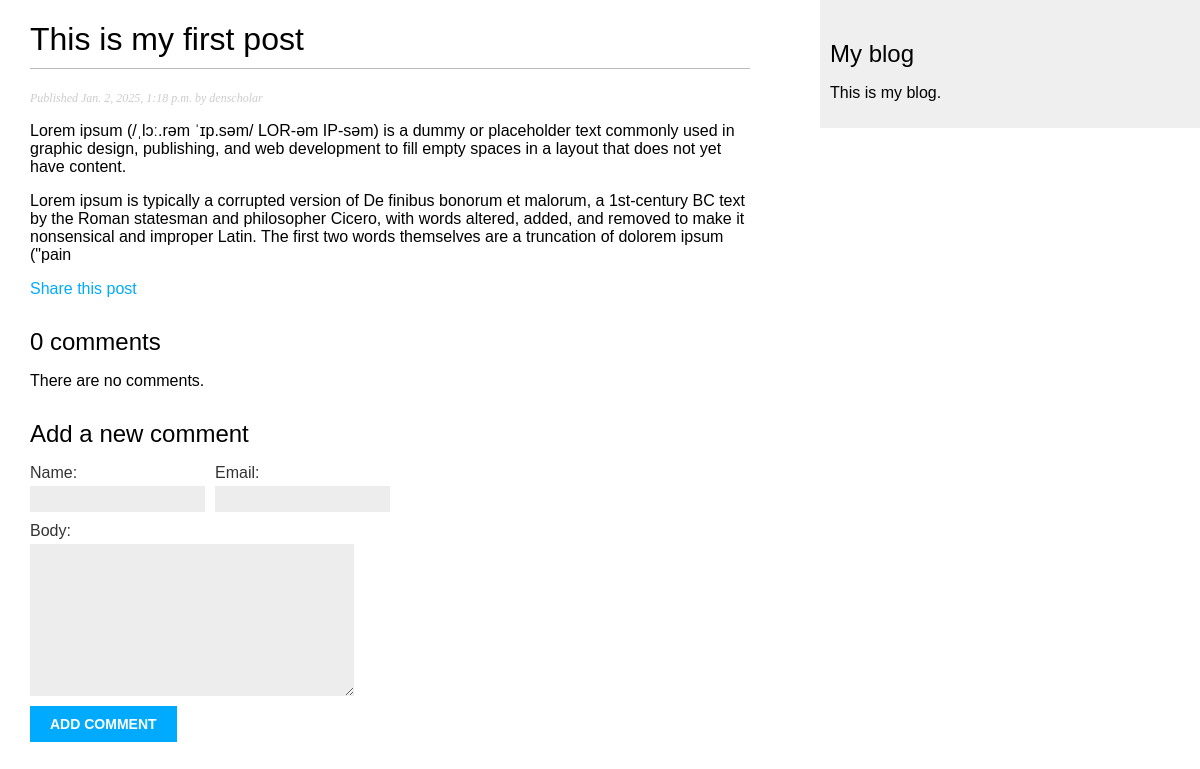
Screenshot of /2025/1/2/this-is-my-first-post/ with the database file from the repository.
### blog/models.py (models this page shows, shortened)
class Post(models.Model):
    class Status(models.TextChoices):
        DRAFT = "DF", "Draft"
        PUBLISHED = "PB", "Published"
    title = models.CharField(max_length=250)
    slug = models.SlugField(max_length=250, unique_for_date="publish")
    author = models.ForeignKey(
        settings.AUTH_USER_MODEL, on_delete=models.CASCADE, related_name="blog_posts"
    )
    body = models.TextField()
    publish = models.DateTimeField(default=timezone.now)
    created = models.DateTimeField(auto_now_add=True)
    updated = models.DateTimeField(auto_now=True)
    status = models.CharField(max_length=2, choices=Status, default=Status.DRAFT)
    objects = models.Manager()  # The default manager
    published = PublishedManager()  # Our custom manager.
    tags = TaggableManager()
    class Meta:
        ordering = ["-publish"]

### blog/views.py (the view)
def post_detail(request, year, month, day, post):
    post = get_object_or_404(
        Post,
        status=Post.Status.PUBLISHED,
        slug=post,
        publish__year=year,
        publish__month=month,
        publish__day=day,
    )
    comments = post.comments.filter(active=True)
    form = CommentForm()  # Form for users to comment
    context = {
        "post": post,
        "form": form,
        "comments": comments,
    }
    return render(request, "blog/detail.html", context)

### blog/forms.py
class CommentForm(forms.ModelForm):
    class Meta:
        model = Comment
        fields = ["name", "email", "body"]

### blog/templates/blog/detail.html
{% extends 'base.html' %} {% block title %} {{ post.title}} {% endblock %}
{% block content %}
<h1>{{ post.title }}</h1>
<p class="date">Published {{ post.publish }} by {{ post.author }}</p>
{{ post.body|linebreaks }}
<p><a href="{% url 'blog:post_share' post.id %}">Share this post</a></p>
{% with comments.count as total_comments %}
    <h2>{{ total_comments }} comment{{ total_comments|pluralize }}</h2>
{% endwith %}
{% for comment in comments  %}
    <div class="comment">
        <p class="info">
            comment {{ forloop.counter }} by {{ comment.name }} {{ comment.created }}
        </p>
        {{ comment.body|linebreaks }}
    </div>
    {% empty %} <p>There are no comments.</p>
{% endfor %}
    {% include 'blog/includes/comment_form.html' %}
{% endblock %}

### static/css/blog.css (style rules this page uses)
body { margin: 0; padding: 0; font-family: helvetica, sans-serif; }
a { color: #00abff; text-decoration: none; }
h1 { font-weight: normal; border-bottom: 1px solid #bbb; padding: 0 0 10px 0; }
h2 { font-weight: normal; margin: 30px 0 0; }
p.date { color: #ccc; font-family: georgia, serif; font-size: 12px; font-style: italic; }
label { float: left; clear: both; color: #333; margin-bottom: 4px; }
input, textarea { clear: both; float: left; margin: 0 0 10px; background: #ededed; border: 0; padding: 6px 10px; font-size: 12px; }

### rows the page displays
Post: title "This is my first post", publish "Jan. 2, 2025, 1:18 p.m.", author "denscholar", body "Lorem ipsum (/ˌlɔː.rəm ˈɪp.səm/ LOR-əm IP-səm) is a dummy or placeholder text commonly used in graphic design, publishing, and web development to fill empty spaces in a layout that does not yet have content. Lorem ipsum is typically a corrupted version of De finibus bonorum et malorum, a 1st-century BC text by the Roman statesman and philosopher Cicero, with words altered, added, and removed to make it nonsensical and improper Latin. The first two words themselves are a truncation of dolorem ipsum (\"pain"

### other values shown
{{ total_comments }} "0"
